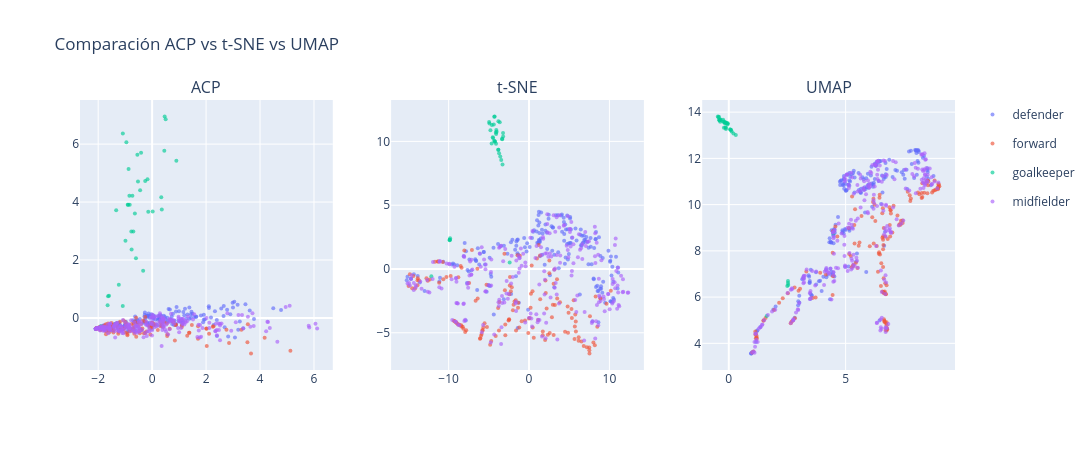

This figure's notebook cell:
### Code cell
dr.plot_comparacion()

### Figure 1 — Plotly figure (JSON) as saved in the notebook; plotly's stock layout.template omitted (floating-point values rounded to 4 significant figures; data arrays with more than 128 entries replaced by an {"elided": "..."} marker saying what was removed)
{"data": [{"hovertemplate": "position: defender<extra></extra>", "legendgroup": "defender", "marker": {"color": "#636EFA", "opacity": 0.65, "size": 4}, "mode": "markers", "name": "defender", "showlegend": true, "type": "scatter", "x": {"elided": "188 float values"}, "xaxis": "x", "y": {"elided": "188 float values"}, "yaxis": "y"}, {"hovertemplate": "position: forward<extra></extra>", "legendgroup": "forward", "marker": {"color": "#EF553B", "opacity": 0.65, "size": 4}, "mode": "markers", "name": "forward", "showlegend": true, "type": "scatter", "x": {"elided": "143 float values"}, "xaxis": "x", "y": {"elided": "143 float values"}, "yaxis": "y"}, {"hovertemplate": "position: goalkeeper<extra></extra>", "legendgroup": "goalkeeper", "marker": {"color": "#00CC96", "opacity": 0.65, "size": 4}, "mode": "markers", "name": "goalkeeper", "showlegend": true, "type": "scatter", "x": [-1.651, -1.333, -0.1436, -0.8435, 0.0198, -0.7713, -0.3332, -0.8735, -1.634, -0.6003, -0.8904, 0.464, 0.5014, -0.9053, -0.831, -1.896, -1.09, -0.9891, -0.4096, -0.4454, 0.8976, -0.6971, -1.087, -0.9554, 0.3579, -0.5472, -0.7613, -0.2574, -0.7321, -1.599, -1.235, -0.5247, 0.3386, -0.6403, 0.451, -0.1717], "xaxis": "x", "y": [0.4368, 3.714, 3.662, 4.216, 3.67, 2.983, 1.628, 5.142, 0.7467, 2.064, 3.905, 6.953, 6.862, 3.904, 3.908, -0.2783, 0.4095, 2.663, 5.7, 4.405, 5.429, 2.987, 6.369, 6.066, 3.743, 5.637, 2.365, 4.724, 4.222, 0.7692, 1.143, 4.711, 4.165, 3.608, 5.773, 4.784], "yaxis": "y"}, {"hovertemplate": "position: midfielder<extra></extra>", "legendgroup": "midfielder", "marker": {"color": "#AB63FA", "opacity": 0.65, "size": 4}, "mode": "markers", "name": "midfielder", "showlegend": true, "type": "scatter", "x": {"elided": "228 float values"}, "xaxis": "x", "y": {"elided": "228 float values"}, "yaxis": "y"}, {"hovertemplate": "position: defender<extra></extra>", "legendgroup": "defender", "marker": {"color": "#636EFA", "opacity": 0.65, "size": 4}, "mode": "markers", "name": "defender", "showlegend": false, "type": "scatter", "x": {"elided": "188 float values"}, "xaxis": "x2", "y": {"elided": "188 float values"}, "yaxis": "y2"}, {"hovertemplate": "position: forward<extra></extra>", "legendgroup": "forward", "marker": {"color": "#EF553B", "opacity": 0.65, "size": 4}, "mode": "markers", "name": "forward", "showlegend": false, "type": "scatter", "x": {"elided": "143 float values"}, "xaxis": "x2", "y": {"elided": "143 float values"}, "yaxis": "y2"}, {"hovertemplate": "position: goalkeeper<extra></extra>", "legendgroup": "goalkeeper", "marker": {"color": "#00CC96", "opacity": 0.65, "size": 4}, "mode": "markers", "name": "goalkeeper", "showlegend": false, "type": "scatter", "x": [-9.872, -4.65, -3.349, -4.47, -3.337, -3.826, -3.297, -4.802, -9.862, -3.459, -4.241, -4.277, -4.323, -4.245, -4.338, -12.16, -2.41, -3.726, -4.386, -4.094, -3.641, -3.817, -4.967, -4.921, -3.224, -4.62, -3.58, -4.031, -4.514, -9.858, -9.821, -4.121, -3.232, -4.103, -3.811, -4.069], "xaxis": "x2", "y": [2.248, 9.827, 10.17, 10.26, 10.21, 9.338, 8.195, 10.87, 2.29, 8.538, 10.0, 11.95, 11.93, 9.999, 10.05, -0.563, 0.5135, 9.078, 11.32, 10.57, 11.5, 9.345, 11.52, 11.39, 10.37, 11.28, 8.81, 10.77, 10.33, 2.295, 2.402, 10.7, 10.65, 9.824, 11.58, 10.9], "yaxis": "y2"}, {"hovertemplate": "position: midfielder<extra></extra>", "legendgroup": "midfielder", "marker": {"color": "#AB63FA", "opacity": 0.65, "size": 4}, "mode": "markers", "name": "midfielder", "showlegend": false, "type": "scatter", "x": {"elided": "228 float values"}, "xaxis": "x2", "y": {"elided": "228 float values"}, "yaxis": "y2"}, {"hovertemplate": "position: defender<extra></extra>", "legendgroup": "defender", "marker": {"color": "#636EFA", "opacity": 0.65, "size": 4}, "mode": "markers", "name": "defender", "showlegend": false, "type": "scatter", "x": {"elided": "188 float values"}, "xaxis": "x3", "y": {"elided": "188 float values"}, "yaxis": "y3"}, {"hovertemplate": "position: forward<extra></extra>", "legendgroup": "forward", "marker": {"color": "#EF553B", "opacity": 0.65, "size": 4}, "mode": "markers", "name": "forward", "showlegend": false, "type": "scatter", "x": {"elided": "143 float values"}, "xaxis": "x3", "y": {"elided": "143 float values"}, "yaxis": "y3"}, {"hovertemplate": "position: goalkeeper<extra></extra>", "legendgroup": "goalkeeper", "marker": {"color": "#00CC96", "opacity": 0.65, "size": 4}, "mode": "markers", "name": "goalkeeper", "showlegend": false, "type": "scatter", "x": [2.503, -0.0409, -0.1222, -0.1709, -0.1226, 0.09712, 0.3015, -0.3528, 2.546, 0.2, -0.06295, -0.3951, -0.4085, -0.1618, -0.1012, 1.623, 4.471, 0.05051, -0.3621, -0.136, -0.368, 0.08033, -0.4225, -0.4674, -0.1482, -0.4417, 0.1229, -0.2185, -0.1498, 2.534, 2.534, -0.2412, -0.2102, -0.05043, -0.4008, -0.242], "xaxis": "x3", "y": [6.482, 13.52, 13.33, 13.57, 13.27, 13.23, 13.01, 13.68, 6.526, 13.08, 13.51, 13.64, 13.68, 13.51, 13.53, 5.179, 8.767, 13.27, 13.67, 13.54, 13.58, 13.24, 13.8, 13.81, 13.34, 13.78, 13.17, 13.6, 13.56, 6.605, 6.696, 13.67, 13.33, 13.46, 13.65, 13.58], "yaxis": "y3"}, {"hovertemplate": "position: midfielder<extra></extra>", "legendgroup": "midfielder", "marker": {"color": "#AB63FA", "opacity": 0.65, "size": 4}, "mode": "markers", "name": "midfielder", "showlegend": false, "type": "scatter", "x": {"elided": "228 float values"}, "xaxis": "x3", "y": {"elided": "228 float values"}, "yaxis": "y3"}], "layout": {"annotations": [{"font": {"size": 16}, "showarrow": false, "text": "ACP", "x": 0.1444, "xanchor": "center", "xref": "paper", "y": 1, "yanchor": "bottom", "yref": "paper"}, {"font": {"size": 16}, "showarrow": false, "text": "t-SNE", "x": 0.5, "xanchor": "center", "xref": "paper", "y": 1, "yanchor": "bottom", "yref": "paper"}, {"font": {"size": 16}, "showarrow": false, "text": "UMAP", "x": 0.8556, "xanchor": "center", "xref": "paper", "y": 1, "yanchor": "bottom", "yref": "paper"}], "height": 450, "title": {"text": "Comparación ACP vs t-SNE vs UMAP"}, "width": 1200, "xaxis": {"anchor": "y", "domain": [0, 0.2889]}, "xaxis2": {"anchor": "y2", "domain": [0.3556, 0.6444]}, "xaxis3": {"anchor": "y3", "domain": [0.7111, 1]}, "yaxis": {"anchor": "x", "domain": [0, 1]}, "yaxis2": {"anchor": "x2", "domain": [0, 1]}, "yaxis3": {"anchor": "x3", "domain": [0, 1]}}}
